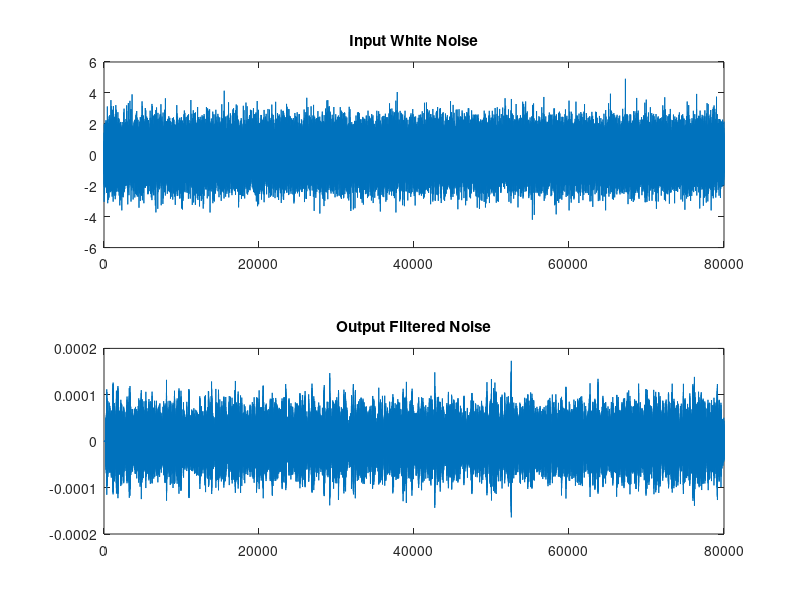
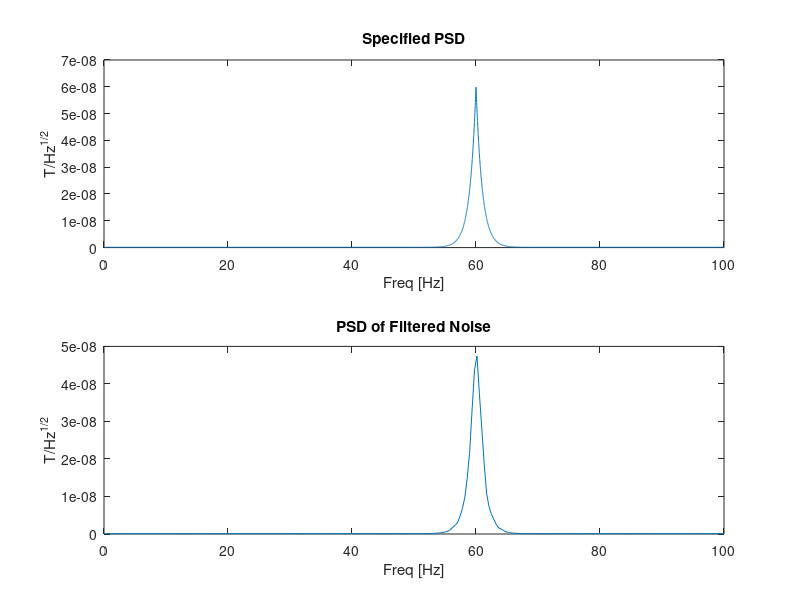

These figures' MATLAB source, in order:
clear                             %Clears matlab
close all                         %Closes all matlab figure windows
N = 1e4;                          %Number of entries in arrays
avg_noise = 100e-12;              %T/Hz^1/2
peak_value = 60000e-12;           %T/Hz^1/2

max_freq = 100;                   %Hz
sample_freq = 2*max_freq;         %Hz

f = linspace(0,max_freq,N);       %Hz
baseline = avg_noise * ones(1,N); %T/Hz^1/2
powerline_peak = peak_value * exp(-1*abs(f-60)); %T/Hz^1/2
p = baseline + powerline_peak;    %T/Hz^1/2

hfir = fir2(5e2, f/max_freq, sqrt(p));  %Generates fir filter coefficients
[mag_h, h_freq] = freqz(hfir, 1, N, sample_freq);


% figure
% subplot(2,1,1)
% plot(f,p)
% subplot(2,1,2)
% plot(h_freq, abs(mag_h).*abs(mag_h))


white_noise = randn(N*8, 1);

% figure
[noise_power, noise_freq] = pwelch(white_noise,[],[],[], sample_freq);
% plot(noise_freq, noise_power)

noise = filter(hfir, 1, white_noise);

figure
subplot(2,1,1)
plot(white_noise)
title("Input White Noise")
subplot(2,1,2)
plot(noise)
title("Output Filtered Noise")

[noise_power, noise_freq] = pwelch(noise,[],[],[], sample_freq);

noise_power = noise_power*max_freq;
       

figure
subplot(2,1,1)
plot(f,p)
title("Specified PSD")
xlabel("Freq [Hz]")
ylabel("T/Hz^{1/2}")
subplot(2,1,2)
plot(noise_freq, noise_power)
title("PSD of Filtered Noise")
xlabel("Freq [Hz]")
ylabel("T/Hz^{1/2}")


